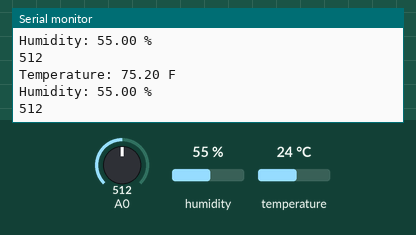
Bench run of a sketch on a simulated Arduino Uno, built with avr-gcc and run on an emulated ATmega328P. Shown: the last lines printed to the serial monitor. The inputs (shaded band) are chosen by the test bench; at power-on: humidity 55 %, A0 = 512, temperature 24 °C.

Above: at 1.8 s.
1.9 s: humidity set to 22 %
At 3.3 s:
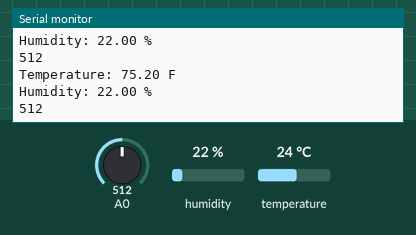
3.4 s: A0 set to 716
At 4.7 s:
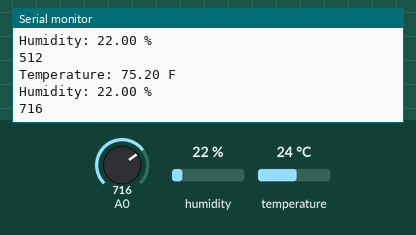
4.9 s: temperature set to 12 °C
At 6.3 s:
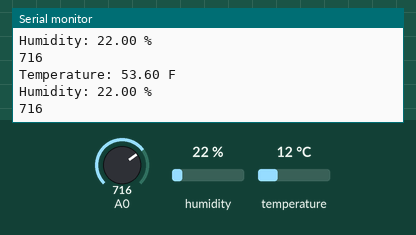
6.4 s: A0 set to 900
At 7.7 s:
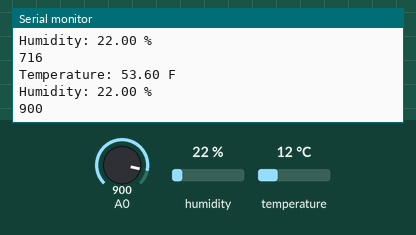
7.9 s: humidity set to 40 %
At 8.9 s:
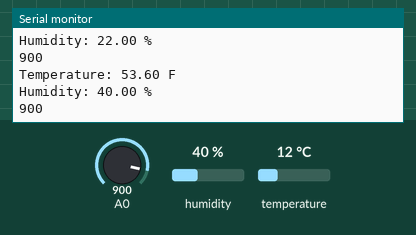
Timing chart, 0 to 10.4 s (numbered marks = the images above; inputs shaded):
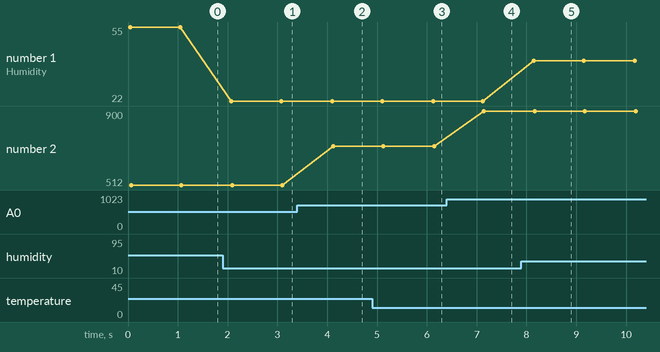

Measured:
- after the input at 1.9 s, the serial monitor: prints a new line after 0.17 s (image 1)
- after the input at 3.4 s, the serial monitor: prints a new line after 0.72 s (image 2)
- after the input at 4.9 s, the serial monitor: prints a new line after 1.2 s (image 3)
- after the input at 6.4 s, the serial monitor: prints a new line after 0.75 s (image 4)
- after the input at 7.9 s, the serial monitor: prints a new line after 0.25 s (image 5)
- plotted number 1: 55 → 22 after the input at 1.9 s, 22 → 40 after the input at 7.9 s
- plotted number 2: 512 → 716 after the input at 3.4 s, 716 → 900 after the input at 6.4 s

The sketch:

4.2.feel_the_light.ino
```cpp
#include <DHT.h>

#define DHTPIN 4
#define DHTTYPE DHT11

DHT dht(DHTPIN, DHTTYPE);

void setup() {
  Serial.begin(9600);
}

// photoresistor to VCC , 10k resistor to GND
// much dark , much low value

void loop() {
  int sensorValue = analogRead(A0);

  float humidity = dht.readHumidity();
  float temperature = dht.readTemperature();

  Serial.print("Temperature: ");
  Serial.print((temperature * 9.0 /5.0) + 32.0);
  Serial.println(" F");

  Serial.print("Humidity: ");
  Serial.print(humidity);
  Serial.println(" %");

  Serial.println(sensorValue);
  delay(1000);
}
```
